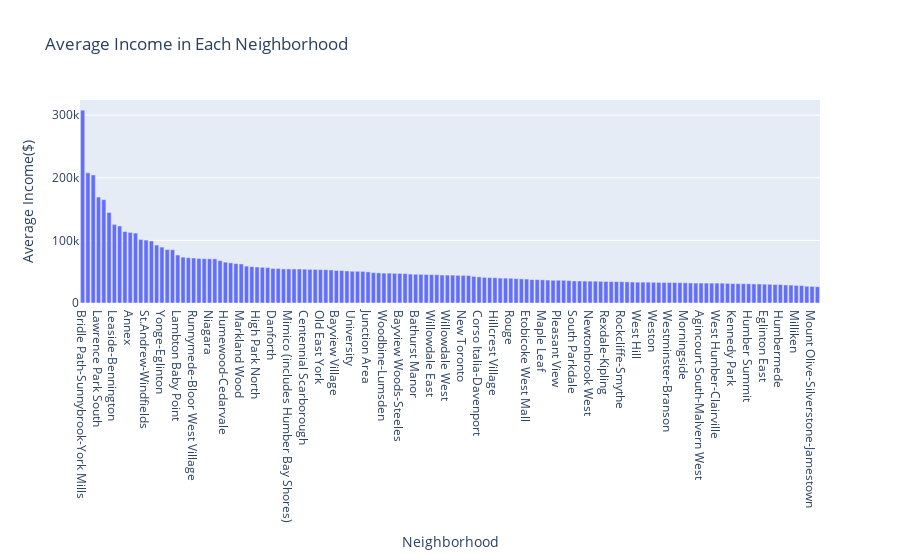

Write notebook code for a chart like this one.
### Code cell
px.bar(data_frame=df_income,x='Neighborhood',y='Average Income($)',height=800,title='Average Income in Each Neighborhood').update_xaxes(categoryorder='total descending')

### Figure 1 — Plotly figure (JSON) as saved in the notebook; plotly's stock layout.template omitted (floating-point values rounded to 4 significant figures; data arrays with more than 128 entries replaced by an {"elided": "..."} marker saying what was removed)
{"data": [{"alignmentgroup": "True", "hovertemplate": "Neighborhood=%{x}<br>Average Income($)=%{y}<extra></extra>", "legendgroup": "", "marker": {"color": "#636efa"}, "name": "", "offsetgroup": "", "orientation": "v", "showlegend": false, "textposition": "auto", "type": "bar", "x": {"elided": "140 str values"}, "xaxis": "x", "y": {"elided": "140 int values"}, "yaxis": "y"}], "layout": {"autosize": true, "barmode": "relative", "legend": {"tracegroupgap": 0}, "title": {"text": "Average Income in Each Neighborhood"}, "xaxis": {"anchor": "y", "autorange": true, "categoryorder": "total descending", "domain": [0, 1], "range": [-0.5, 139.5], "title": {"text": "Neighborhood"}, "type": "category"}, "yaxis": {"anchor": "x", "autorange": true, "domain": [0, 1], "range": [0, 324200.0], "title": {"text": "Average Income($)"}, "type": "linear"}}}
